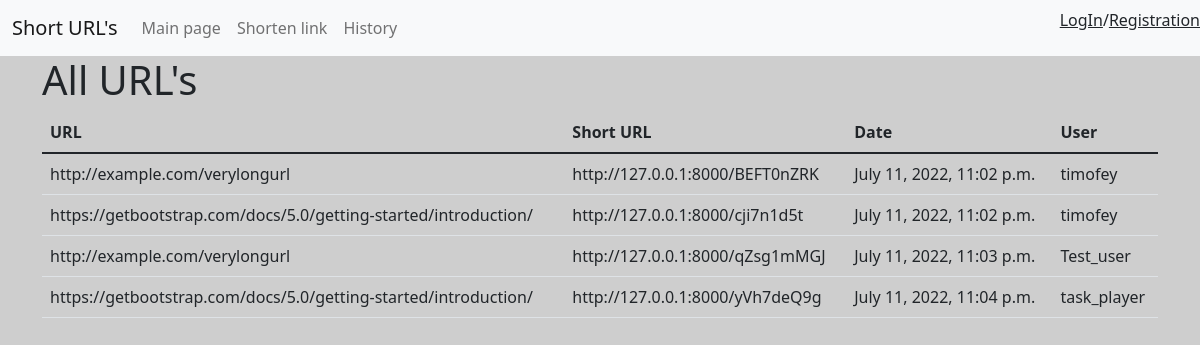
The app's page /, older data.
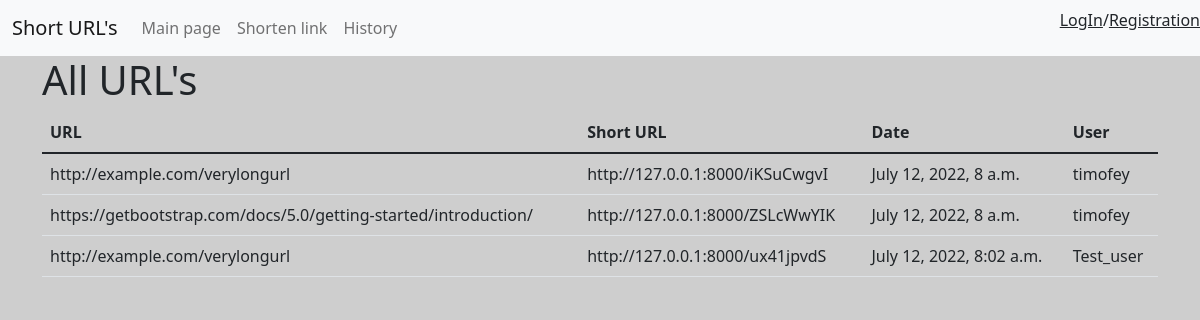
The same page, newer data.
### shorturl/models.py (models this page shows, shortened)
class Urls(models.Model):
    user = models.ForeignKey(
        settings.AUTH_USER_MODEL, on_delete=models.CASCADE, related_name='urls', verbose_name="creator", default=''
    )
    url = models.CharField(max_length=300, verbose_name='URL')
    short = models.CharField(max_length=200, verbose_name='short')
    created_at = models.DateTimeField(auto_now=True)

### shorturl/views.py (the view)
# urls.py: 2. Add a URL to urlpatterns:  path('', views.home, name='home')
def home(request):
    all_urls = Urls.objects.all()
    return render(request, "main/main.html", {'all_urls': all_urls})

### templates/main/main.html (shortened to what this page needs)
{% extends "base.html" %}
{% load i18n static crispy_forms_filters%}
{% load static %}
{% block content %}
        <h1>All URL's</h1>
        <table class="table">
        <thead>
        <tr>
            <th>URL</th>
            <th>Short URL</th>
            <th>Date</th>
            <th>User</th>
        </tr>
        </thead>
        <tbody>
        {% for item in all_urls %}
                <tr>
                    <td>{{ item.url }}</td>
                    <td>http://127.0.0.1:8000/{{ item.short }}</td>
                    <td>{{ item.created_at }}</td>
                    <td>{{ item.user }}</td>
                </tr>
        {% endfor %}
          </tbody>
    </table>
{% endblock %}

### templates/base.html (shortened to what this page needs)
{% load static %}
<!DOCTYPE html>
<html lang="en">
<head>
  <link href="https://cdn.jsdelivr.net/npm/bootstrap@5.1.3/dist/css/bootstrap.min.css" rel="stylesheet">
  <link href="{%  static "index.css" %}" rel="stylesheet">
</head>
<body>
  {% include "navbar.html" %}
  <div class="container">
    {% block content %}{% endblock %}
  </div>
</body>
</html>

### templates/navbar.html (shortened to what this page needs)
{% load static %}
<nav class="navbar navbar-expand-lg navbar-light bg-light">
  <div class="container-fluid">
    <a class="navbar-brand">Short URL's</a>
    <div class="collapse navbar-collapse" id="navbarSupportedContent">
      <ul class="navbar-nav me-auto mb-2 mb-lg-0">
        <li class="nav-item">
          <a class="nav-link" href="/">Main page</a>
        </li>
        <li class="nav-item">
          <a class="nav-link" href="{% url "url_shorter" %}">Shorten link</a>
        </li>
        <li class="nav-item">
          <a class="nav-link" href="{% url "history" %}">History</a>
        </li>
      </ul>
    </div>
  </div>
  <ul class="nav justify-content-end">
  {% if user.is_authenticated %}
    <li class="navbar-nav">
      <a class="nav-link" href="{% url "logout" %}">LogOut</a>
    </li>
  {% else %}
    <li class="navbar-nav">
      <p class="text">
        <a class="text-reset" href="{% url "login" %}">LogIn</a>/<a href="{% url "register" %}" class="text-reset">Registration</a>
      </p>
    </li>
  {% endif %}
  </ul>
</nav>

### static/index.css (style rules this page uses)
body { background-color: #cecece; }

Row changes from the older to the newer data that the page shows:
removed Urls: url "http://example.com/verylongurl", short "BEFT0nZRK", created_at "July 11, 2022, 11:02 p.m.", user "timofey"
removed Urls: url "https://getbootstrap.com/docs/5.0/getting-started/introduction/", short "cji7n1d5t", created_at "July 11, 2022, 11:02 p.m.", user "timofey"
removed Urls: url "http://example.com/verylongurl", short "qZsg1mMGJ", created_at "July 11, 2022, 11:03 p.m.", user "Test_user"
removed Urls: url "https://getbootstrap.com/docs/5.0/getting-started/introduction/", short "yVh7deQ9g", created_at "July 11, 2022, 11:04 p.m.", user "task_player"
added Urls: url "http://example.com/verylongurl", short "iKSuCwgvI", created_at "July 12, 2022, 8 a.m.", user "timofey"
added Urls: url "https://getbootstrap.com/docs/5.0/getting-started/introduction/", short "ZSLcWwYIK", created_at "July 12, 2022, 8 a.m.", user "timofey"
added Urls: url "http://example.com/verylongurl", short "ux41jpvdS", created_at "July 12, 2022, 8:02 a.m.", user "Test_user"
